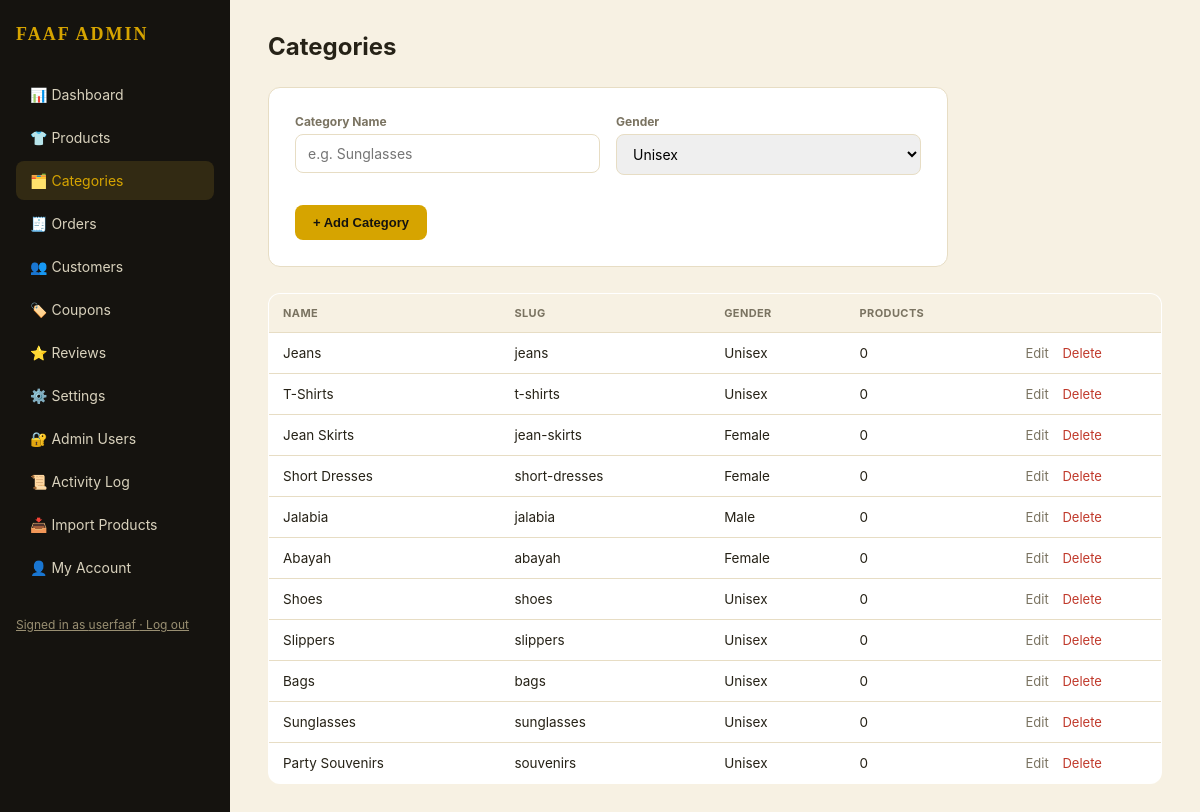
Screenshot of /admin/categories.php (signed in) with the database file from the repository.
### tables this page shows
CREATE TABLE IF NOT EXISTS categories (
  id INT AUTO_INCREMENT PRIMARY KEY,
  name VARCHAR(120) NOT NULL,
  slug VARCHAR(140) NOT NULL UNIQUE,
  gender ENUM('male','female','unisex') DEFAULT 'unisex',
  sort_order INT DEFAULT 0,
  created_at TIMESTAMP DEFAULT CURRENT_TIMESTAMP
);

### admin/categories.php (the view, shortened to what this page needs)
<?php
$active = 'categories';
$conn = db();
$categories = $conn->query("SELECT c.*, (SELECT COUNT(*) FROM products p WHERE p.category_id=c.id) AS pcount FROM categories c ORDER BY sort_order ASC")->fetch_all(MYSQLI_ASSOC);
?>
<!DOCTYPE html>
<html lang="en">
<head>
<link rel="stylesheet" href="/admin/admin.css">
</head>
<body>
<div class="shell">
  <?php include __DIR__ . '/sidebar.php'; ?>
  <div class="main">
    <div class="topbar"><h1>Categories</h1></div>
    <div class="form-card" style="margin-bottom:26px;">
      <form method="post" class="form-grid">
        <div><label>Category Name</label><input type="text" name="name" required placeholder="e.g. Sunglasses"></div>
        <div><label>Gender</label>
          <select name="gender"><option value="unisex">Unisex</option><option value="male">Male</option><option value="female">Female</option></select>
        </div>
        <div class="full"><button class="btn" type="submit">+ Add Category</button></div>
      </form>
    </div>
    <table>
      <tr><th>Name</th><th>Slug</th><th>Gender</th><th>Products</th><th style="width:150px;"></th></tr>
      <?php foreach ($categories as $c): ?>
      <tr data-cat-row="<?= $c['id'] ?>">
        <td>
          <span class="view-mode"><?= htmlspecialchars($c['name']) ?></span>
        </td>
        <td><?= htmlspecialchars($c['slug']) ?></td>
        <td>
          <span class="view-mode"><?= ucfirst($c['gender']) ?></span>
        </td>
        <td><?= $c['pcount'] ?></td>
        <td>
          <span class="view-mode">
            <a class="icon-link" href="#" onclick="toggleEdit(<?= $c['id'] ?>);return false;">Edit</a>
            <a class="icon-link" style="color:#c0392b" href="#" onclick="submitDelete(<?= $c['id'] ?>);return false;">Delete</a>
          </span>
        </td>
      </tr>
      <?php endforeach; ?>
    </table>
  </div>
</div>
</body>
</html>

### admin/sidebar.php (shortened to what this page needs)
<div class="sidebar" id="adminSidebar">
  <div class="brand">FAAF ADMIN</div>
  <nav>
    <a href="/admin/index.php" class="<?= $active === 'dashboard' ? 'active' : '' ?>">📊 Dashboard</a>
    <a href="/admin/products.php" class="<?= $active === 'products' ? 'active' : '' ?>">👕 Products</a>
    <a href="/admin/categories.php" class="<?= $active === 'categories' ? 'active' : '' ?>">🗂️ Categories</a>
    <a href="/admin/orders.php" class="<?= $active === 'orders' ? 'active' : '' ?>">🧾 Orders</a>
    <a href="/admin/customers.php" class="<?= $active === 'customers' ? 'active' : '' ?>">👥 Customers</a>
    <a href="/admin/coupons.php" class="<?= $active === 'coupons' ? 'active' : '' ?>">🏷️ Coupons</a>
    <a href="/admin/reviews.php" class="<?= $active === 'reviews' ? 'active' : '' ?>">⭐ Reviews</a>
    <a href="/admin/settings.php" class="<?= $active === 'settings' ? 'active' : '' ?>">⚙️ Settings</a>
    <a href="/admin/users.php" class="<?= $active === 'users' ? 'active' : '' ?>">🔐 Admin Users</a>
    <a href="/admin/activity-log.php" class="<?= $active === 'activity' ? 'active' : '' ?>">📜 Activity Log</a>
    <a href="/admin/import-products.php" class="<?= $active === 'import' ? 'active' : '' ?>">📥 Import Products</a>
    <a href="/admin/account.php" class="<?= $active === 'account' ? 'active' : '' ?>">👤 My Account</a>
  </nav>
  <a href="/admin/logout.php" class="logout">Signed in as <?= htmlspecialchars($_SESSION['admin_username'] ?? '') ?> · Log out</a>
</div>

### admin/admin.css (style rules this page uses)
:root { --gold:#d6a400; --gold-deep:#9c7a16; --black:#15130f; --white:#fffdf8; --cream:#f7f1e3; --border:#e7ddc4; --text:#262217; --muted:#7a7361; --danger:#c0392b; --radius:10px; }
* { box-sizing:border-box; }
body { margin:0;font-family:'Inter',-apple-system,Segoe UI,sans-serif;background:var(--cream);color:var(--text); }
a { color:var(--gold-deep); }
.shell { display:flex;min-height:100vh; }
.sidebar { width:230px;background:var(--black);color:#f1ead7;flex-shrink:0;padding:24px 16px; }
.sidebar .brand { font-family:Georgia,serif;letter-spacing:2px;color:var(--gold);font-weight:700;margin-bottom:30px;font-size:18px; }
.sidebar nav a { display:block;color:#d9d2bd;text-decoration:none;padding:11px 14px;border-radius:8px;font-size:14px;margin-bottom:4px; }
.sidebar nav a:hover,.sidebar nav a.active { background:rgba(201,162,39,.16);color:var(--gold); }
.sidebar .logout { margin-top:30px;display:block;font-size:12px;color:#998f72; }
.main { flex:1;padding:32px 38px;max-width:1200px; }
.topbar { display:flex;justify-content:space-between;align-items:center;margin-bottom:26px; }
.topbar h1 { font-size:24px;margin:0; }
.btn { display:inline-flex;align-items:center;gap:6px;background:var(--gold);color:var(--black);border:none;padding:10px 18px;border-radius:8px;font-weight:700;font-size:13px;cursor:pointer;text-decoration:none; }
table { width:100%;border-collapse:collapse;background:#fff;border-radius:12px;overflow:hidden;border:1px solid var(--border); }
th,td { padding:12px 14px;text-align:left;font-size:13.5px;border-bottom:1px solid var(--border); }
th { background:var(--cream);font-size:11px;text-transform:uppercase;letter-spacing:.4px;color:var(--muted); }
tr:last-child td { border-bottom:none; }
.form-card { background:#fff;border:1px solid var(--border);border-radius:12px;padding:26px;max-width:680px; }
.form-grid { display:grid;grid-template-columns:1fr 1fr;gap:16px; }
.form-grid .full { grid-column:1/-1; }
.form-card label { display:block;font-size:12px;font-weight:700;color:var(--muted);margin:0 0 5px; }
.form-card input,.form-card select,.form-card textarea { width:100%;padding:10px 12px;border:1px solid var(--border);border-radius:8px;font-size:14px;font-family:inherit;margin-bottom:14px; }
.icon-link { color:var(--muted);text-decoration:none;font-size:13px;margin-right:10px; }

### rows the page displays
categories: name "Jeans", slug "jeans", gender "Unisex", pcount "0"
categories: name "T-Shirts", slug "t-shirts", gender "Unisex", pcount "0"
categories: name "Jean Skirts", slug "jean-skirts", gender "Female", pcount "0"
categories: name "Short Dresses", slug "short-dresses", gender "Female", pcount "0"
categories: name "Jalabia", slug "jalabia", gender "Male", pcount "0"
categories: name "Abayah", slug "abayah", gender "Female", pcount "0"
categories: name "Shoes", slug "shoes", gender "Unisex", pcount "0"
categories: name "Slippers", slug "slippers", gender "Unisex", pcount "0"
categories: name "Bags", slug "bags", gender "Unisex", pcount "0"
categories: name "Sunglasses", slug "sunglasses", gender "Unisex", pcount "0"
categories: name "Party Souvenirs", slug "souvenirs", gender "Unisex", pcount "0"

### other values shown
$_SESSION['admin_username'] "userfaaf"
